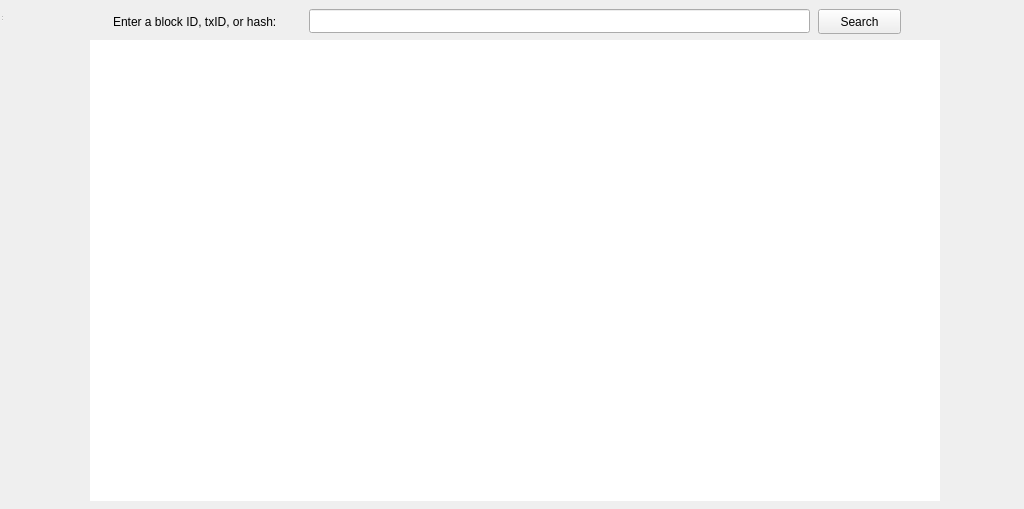
<?xml version="1.0" encoding="UTF-8"?>
<ui version="4.0">
 <class>ExplorerPage</class>
 <widget class="QWidget" name="ExplorerPage">
  <property name="geometry">
   <rect>
    <x>0</x>
    <y>0</y>
    <width>1024</width>
    <height>509</height>
   </rect>
  </property>
  <property name="windowTitle">
   <string>ExplorerPage</string>
  </property>
  <widget class="QWidget" name="centralWidget" native="true">
   <property name="geometry">
    <rect>
     <x>0</x>
     <y>0</y>
     <width>1024</width>
     <height>509</height>
    </rect>
   </property>
   <widget class="QTextBrowser" name="textBrowser">
    <property name="geometry">
     <rect>
      <x>90</x>
      <y>40</y>
      <width>850</width>
      <height>461</height>
     </rect>
    </property>
    <property name="maximumSize">
     <size>
      <width>16777215</width>
      <height>16777215</height>
     </size>
    </property>
    <property name="autoFillBackground">
     <bool>false</bool>
    </property>
    <property name="frameShape">
     <enum>QFrame::NoFrame</enum>
    </property>
    <property name="frameShadow">
     <enum>QFrame::Plain</enum>
    </property>
    <property name="readOnly">
     <bool>true</bool>
    </property>
    <property name="html">
     <string>&lt;!DOCTYPE HTML PUBLIC &quot;-//W3C//DTD HTML 4.0//EN&quot; &quot;http://www.w3.org/TR/REC-html40/strict.dtd&quot;&gt;
&lt;html&gt;&lt;head&gt;&lt;meta name=&quot;qrichtext&quot; content=&quot;1&quot; /&gt;&lt;style type=&quot;text/css&quot;&gt;
p, li { white-space: pre-wrap; }
&lt;/style&gt;&lt;/head&gt;&lt;body style=&quot; font-family:'Sans Serif'; font-size:9pt; font-weight:400; font-style:normal;&quot;&gt;
&lt;p style=&quot;-qt-paragraph-type:empty; margin-top:0px; margin-bottom:0px; margin-left:0px; margin-right:0px; -qt-block-indent:0; text-indent:0px;&quot;&gt;&lt;br /&gt;&lt;/p&gt;
&lt;p style=&quot;-qt-paragraph-type:empty; margin-top:0px; margin-bottom:0px; margin-left:0px; margin-right:0px; -qt-block-indent:0; text-indent:0px;&quot;&gt;&lt;br /&gt;&lt;/p&gt;&lt;/body&gt;&lt;/html&gt;</string>
    </property>
    <property name="overwriteMode">
     <bool>false</bool>
    </property>
    <property name="acceptRichText">
     <bool>false</bool>
    </property>
    <property name="openExternalLinks">
     <bool>true</bool>
    </property>
    <property name="openLinks">
     <bool>true</bool>
    </property>
   </widget>
   <widget class="QLineEdit" name="dataLine">
    <property name="geometry">
     <rect>
      <x>309</x>
      <y>9</y>
      <width>501</width>
      <height>24</height>
     </rect>
    </property>
   </widget>
   <widget class="QPushButton" name="submitButton">
    <property name="geometry">
     <rect>
      <x>818</x>
      <y>9</y>
      <width>83</width>
      <height>25</height>
     </rect>
    </property>
    <property name="text">
     <string>Search</string>
    </property>
    <property name="flat">
     <bool>false</bool>
    </property>
   </widget>
   <widget class="QLabel" name="label">
    <property name="geometry">
     <rect>
      <x>113</x>
      <y>12</y>
      <width>191</width>
      <height>20</height>
     </rect>
    </property>
    <property name="text">
     <string>Enter a block ID, txID, or hash:</string>
    </property>
   </widget>
  </widget>
  <widget class="QStatusBar" name="statusBar">
   <property name="geometry">
    <rect>
     <x>0</x>
     <y>0</y>
     <width>3</width>
     <height>22</height>
    </rect>
   </property>
  </widget>
 </widget>
 <layoutdefault spacing="6" margin="11"/>
 <resources/>
 <connections/>
</ui>
